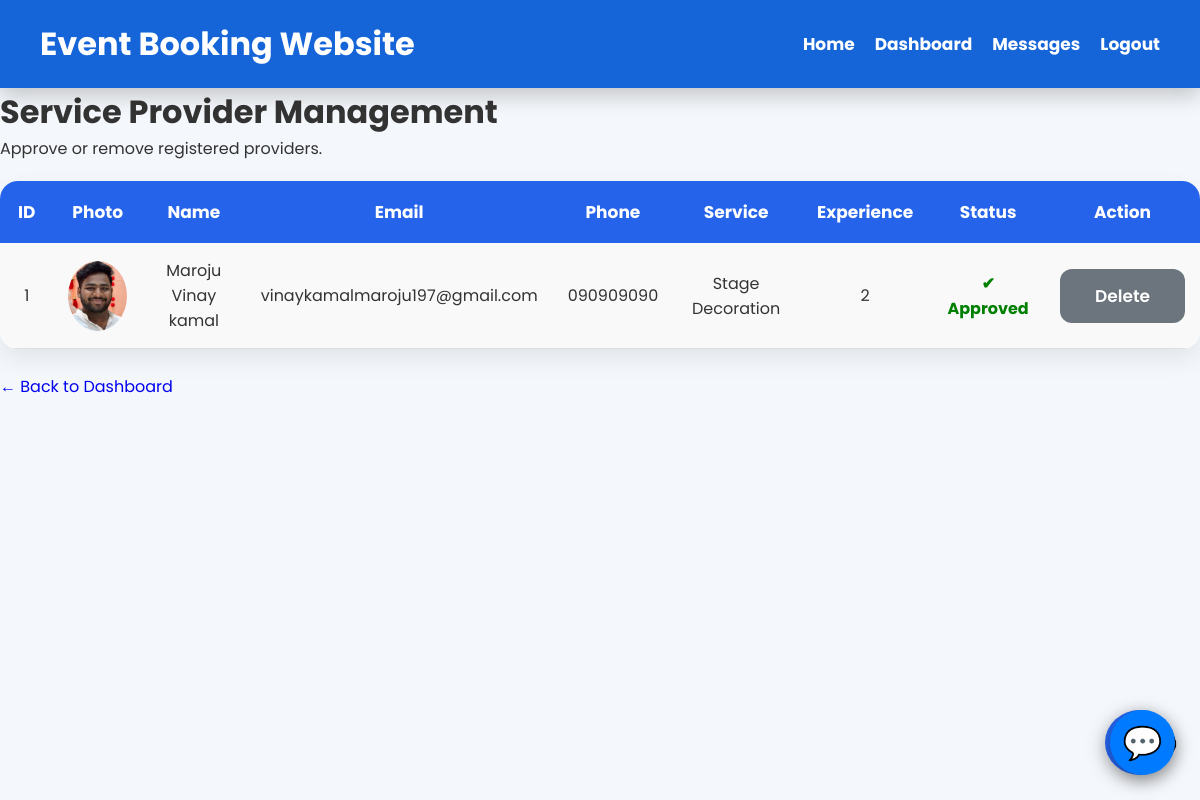
/admin-providers, run on an earlier commit of the app's database.
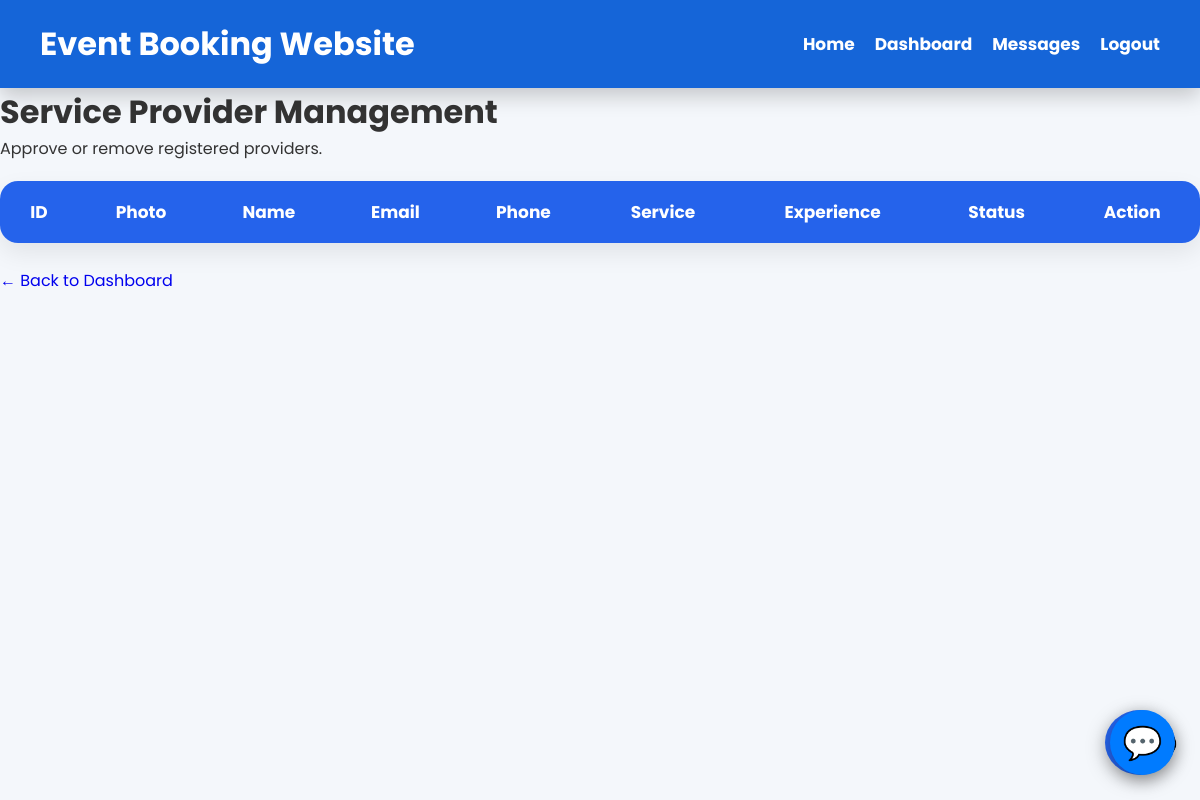
And on a later commit of the database.
### tables this page shows
CREATE TABLE providers(
        id INTEGER PRIMARY KEY AUTOINCREMENT,
        name TEXT,
        email TEXT,
        password TEXT,
        phone TEXT,
        service TEXT,
        experience TEXT,
        description TEXT,
        image TEXT,
        status TEXT DEFAULT 'Pending'
    );

### app.py (the view)
@app.route("/admin-providers")
def admin_providers():
    conn = get_db()
    cursor = conn.cursor()
    cursor.execute("""
        SELECT *
        FROM providers
        ORDER BY id DESC
    """)
    providers = cursor.fetchall()
    conn.close()
    return render_template(
        "admin_providers.html",
        providers=providers
    )

### app.py (called while the page is built)
def get_db():
    conn = sqlite3.connect(DATABASE)
    conn.row_factory = sqlite3.Row
    return conn

### templates/admin_providers.html (shortened to what this page needs)
<!DOCTYPE html>
<html lang="en">
<head>
   <link rel="stylesheet"
      href="{{ url_for('static', filename='css/common.css') }}">
<link rel="stylesheet"
      href="{{ url_for('static', filename='css/admin_providers.css') }}">
<link rel="stylesheet"
    href="{{ url_for('static', filename='css/animations.css') }}">
    <link rel="stylesheet"
    href="{{ url_for('static', filename='css/chatbot_button.css') }}">
</head>
<body>
<header>
    <h1>Event Booking Website</h1>
    <nav>
        <a href="/">Home</a>
        <a href="/admin">Dashboard</a>
        <a href="/messages">Messages</a>
        <a href="/logout">Logout</a>
    </nav>
</header>
<div class="admin-container">
    <h1>Service Provider Management</h1>
    <p>Approve or remove registered providers.</p>
    <table>
        <tr>
            <th>ID</th>
            <th>Photo</th>
            <th>Name</th>
            <th>Email</th>
            <th>Phone</th>
            <th>Service</th>
            <th>Experience</th>
            <th>Status</th>
            <th>Action</th>
        </tr>
        {% for provider in providers %}
        <tr>
            <td>{{ provider[0] }}</td>
            <td>
                <img
                    src="{{ url_for('static', filename='uploads/' + provider[8]) }}"
                    width="70"
                    height="70"
                    style="border-radius:50%;object-fit:cover;">
            </td>
            <td>{{ provider[1] }}</td>
            <td>{{ provider[2] }}</td>
            <td>{{ provider[4] }}</td>
            <td>{{ provider[5] }}</td>
            <td>{{ provider[6] }}</td>
            <td>
                {% if provider[9] == "Approved" %}
                    <span style="color:green;font-weight:bold;">
                        ✔ Approved
                    </span>
                {% else %}
                    <span style="color:orange;font-weight:bold;">
                        Pending
                    </span>
                {% endif %}
            </td>
            <td>
                <a href="/delete-provider/{{ provider[0] }}"
                   onclick="return confirm('Delete this provider?')">
                    <button class="delete-btn">
                        Delete
                    </button>
                </a>
            </td>
        </tr>
        {% endfor %}
    </table>
    <br>
    <a href="/admin" class="edit-btn">
        ← Back to Dashboard
    </a>
</div>
{% include "chat_widget.html" %}
<link rel="stylesheet"
href="{{ url_for('static', filename='css/chat_widget.css') }}">
</body>
<a href="/chat"
class="chatbot-button">
💬
</a>
</html>

What changed in the data, as far as the page shows it:
removed providers: id "1", image (picture), name "Maroju Vinay kamal", email "vinaykamalmaroju197@gmail.com", phone "090909090", service "Stage Decoration", experience "2", status "✔ Approved"
